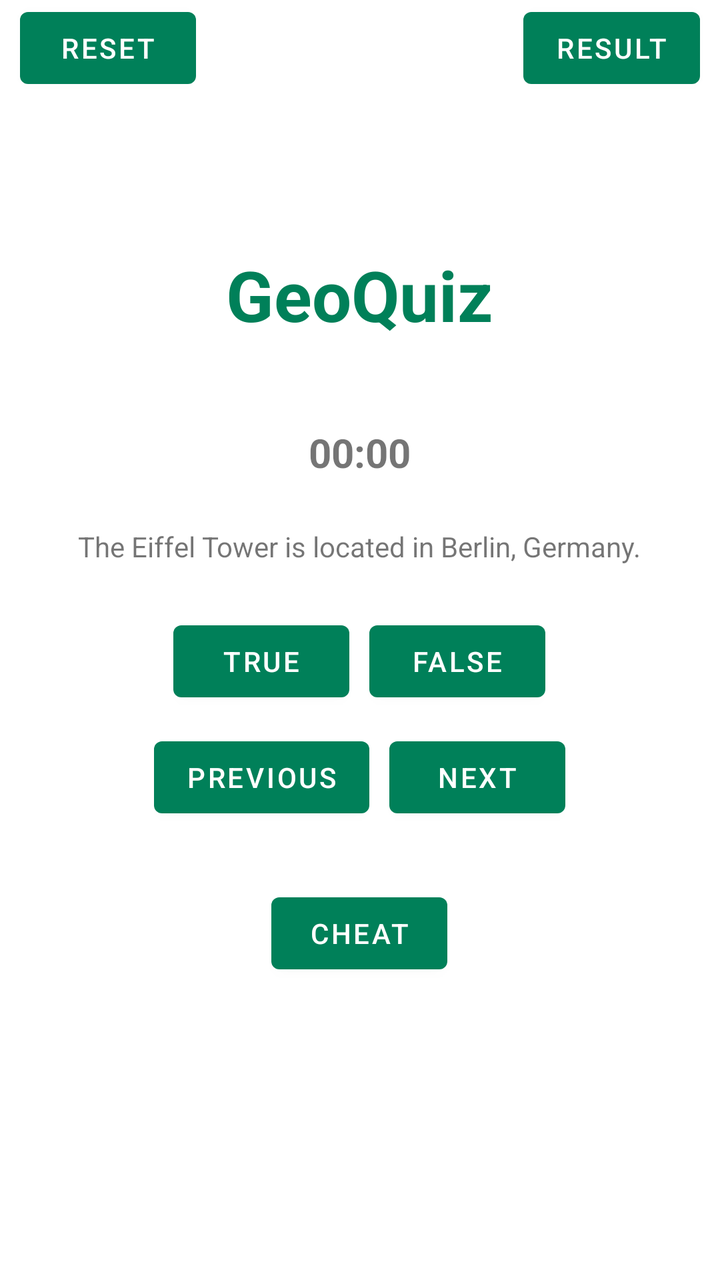
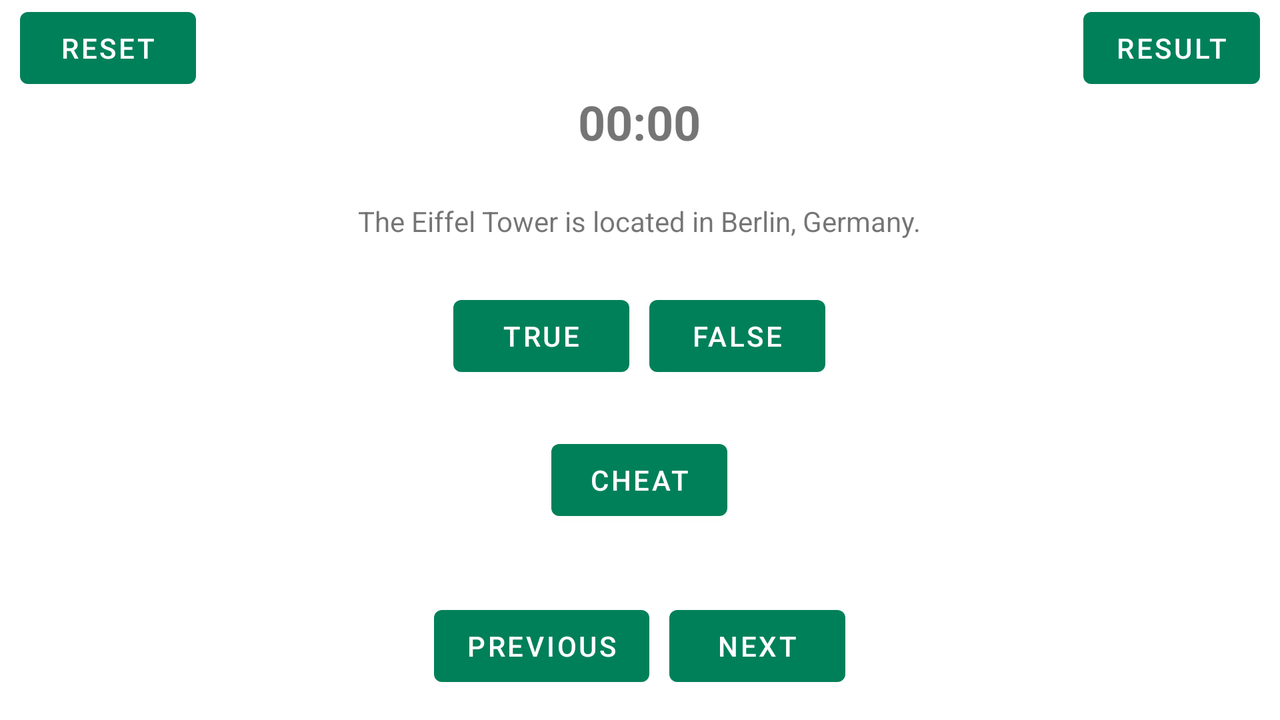

Compare how this app lays out the same screen by default and in its alternative resource folder. The renders come first, then the two layout files and the values they reference.
<!-- AndroidManifest.xml: application theme Theme.GeoQuiz -->
<!-- res/layout/activity_main.xml -->
<?xml version="1.0" encoding="utf-8"?>
<FrameLayout xmlns:android="http://schemas.android.com/apk/res/android"
    xmlns:tools="http://schemas.android.com/tools"
    android:layout_width="match_parent"
    android:layout_height="match_parent">

    
    <Button
        android:id="@+id/reset_button"
        android:layout_width="wrap_content"
        android:layout_height="wrap_content"
        android:layout_gravity="start"
        android:layout_marginStart="10dp"
        android:text="@string/reset_button" />

    
    <LinearLayout
        android:layout_width="wrap_content"
        android:layout_height="wrap_content"
        android:orientation="vertical"
        android:layout_gravity="end">

        <Button
            android:id="@+id/result_button"
            android:layout_width="wrap_content"
            android:layout_height="wrap_content"
            android:layout_gravity="end"
            android:layout_marginEnd="10dp"
            android:text="@string/result_button" />

        <TextView
            android:id="@+id/question_status"
            android:layout_width="wrap_content"
            android:layout_height="wrap_content"
            android:layout_gravity="end"
            android:layout_marginEnd="20dp"
            android:textSize="16sp"/>
    </LinearLayout>

    
    <LinearLayout
        android:layout_width="wrap_content"
        android:layout_height="wrap_content"
        android:layout_gravity="center"
        android:gravity="center"
        android:orientation="vertical">

        <TextView
            android:id="@+id/results_header"
            android:layout_width="wrap_content"
            android:layout_height="wrap_content"
            android:padding="10dp"
            android:text="GeoQuiz"
            android:textSize="35sp"
            android:textStyle="bold"
            android:textColor="@color/dark_pastel_green" />

        
        <TextView
            android:id="@+id/timer_text_view"
            android:layout_width="wrap_content"
            android:layout_height="wrap_content"
            android:gravity="center"
            android:text="00:00"
            android:textSize="20sp"
            android:textStyle="bold"
            android:layout_marginTop="32dp"/>

        
        <TextView
            android:id="@+id/question_text_view"
            android:layout_width="wrap_content"
            android:layout_height="wrap_content"
            android:gravity="center"
            android:padding="24dp"
            tools:text="@string/question_id_01" />

        
        <LinearLayout
            android:layout_width="wrap_content"
            android:layout_height="wrap_content"
            android:orientation="horizontal">

            <Button
                android:id="@+id/true_button"
                android:layout_width="wrap_content"
                android:layout_height="wrap_content"
                android:layout_marginRight="5dp"
                android:text="@string/true_button" />

            <Button
                android:id="@+id/false_button"
                android:layout_width="wrap_content"
                android:layout_height="wrap_content"
                android:layout_marginLeft="5dp"
                android:text="@string/false_button" />
        </LinearLayout>

        
        <LinearLayout
            android:layout_width="wrap_content"
            android:layout_height="wrap_content"
            android:orientation="horizontal">

            <Button
                android:id="@+id/previous_button"
                android:layout_width="wrap_content"
                android:layout_height="wrap_content"
                android:layout_marginTop="10dp"
                android:layout_marginRight="5dp"
                android:drawableLeft="@drawable/arrow_left"
                android:drawablePadding="10dp"
                android:text="@string/previous_button" />

            <Button
                android:id="@+id/next_button"
                android:layout_width="wrap_content"
                android:layout_height="wrap_content"
                android:layout_marginTop="10dp"
                android:layout_marginLeft="5dp"
                android:drawableEnd="@drawable/arrow_right"
                android:drawablePadding="4dp"
                android:text="@string/next_button" />
        </LinearLayout>

        
        <Button
            android:id="@+id/cheat_button"
            android:layout_width="wrap_content"
            android:layout_height="wrap_content"
            android:layout_marginTop="30dp"
            android:text="@string/cheat_button" />

        
        <TextView
            android:id="@+id/cheats_left"
            android:layout_width="wrap_content"
            android:layout_height="wrap_content"
            android:gravity="center"
            android:padding="8dp" />

    </LinearLayout>

</FrameLayout>
<!-- resources referenced by this layout -->
<resources>
  <color name="dark_pastel_green">#008059</color>
  <string name="cheat_button">Cheat</string>
  <string name="false_button">False</string>
  <string name="next_button">Next</string>
  <string name="previous_button">Previous</string>
  <string name="question_id_01">The Eiffel Tower is located in Berlin, Germany.</string> //The Eiffel Tower is located in Paris, France.
  <string name="reset_button">Reset</string>
  <string name="result_button">Result</string>
  <string name="true_button">True</string>
  <style name="Theme.GeoQuiz" parent="Theme.MaterialComponents.DayNight.DarkActionBar">
          
          <item name="colorPrimary">@color/dark_pastel_green</item>
          <item name="colorPrimaryVariant">@color/dark_pastel_green</item>
          <item name="colorOnPrimary">@color/white</item>
          
          <item name="colorSecondary">@color/pastel_green</item>
          <item name="colorSecondaryVariant">@color/pastel_green</item>
          <item name="colorOnSecondary">@color/black</item>
          
          <item name="android:statusBarColor">?attr/colorPrimaryVariant</item>
          
      </style>
  <color name="white">#FFFFFFFF</color>
  <color name="pastel_green">#78FFB1</color>
  <color name="black">#FF000000</color>
</resources>
<!-- res/layout-land/activity_main.xml (the repository's variant of the layout above) -->
<!-- drawn on the phone turned sideways -->
<?xml version="1.0" encoding="utf-8"?>
<FrameLayout xmlns:android="http://schemas.android.com/apk/res/android"
    xmlns:tools="http://schemas.android.com/tools"
    android:layout_width="match_parent"
    android:layout_height="match_parent">

    
    <Button
        android:id="@+id/reset_button"
        android:layout_width="wrap_content"
        android:layout_height="wrap_content"
        android:layout_gravity="start"
        android:layout_marginStart="10dp"
        android:text="@string/reset_button" />

    
    <LinearLayout
        android:layout_width="wrap_content"
        android:layout_height="wrap_content"
        android:orientation="vertical"
        android:layout_gravity="end">

        <Button
            android:id="@+id/result_button"
            android:layout_width="wrap_content"
            android:layout_height="wrap_content"
            android:layout_gravity="end"
            android:layout_marginEnd="10dp"
            android:text="@string/result_button" />

        <TextView
            android:id="@+id/question_status"
            android:layout_width="wrap_content"
            android:layout_height="wrap_content"
            android:layout_gravity="end"
            android:layout_marginEnd="20dp"
            android:textSize="16sp"/>
    </LinearLayout>

    
    <LinearLayout
        android:layout_width="wrap_content"
        android:layout_height="wrap_content"
        android:layout_gravity="center"
        android:gravity="center"
        android:orientation="vertical">

        
        <TextView
            android:id="@+id/timer_text_view"
            android:layout_width="wrap_content"
            android:layout_height="wrap_content"
            android:gravity="center"
            android:text="00:00"
            android:textSize="24sp"
            android:textStyle="bold"
            android:layout_marginTop="32dp"/>

        
        <TextView
            android:id="@+id/question_text_view"
            android:layout_width="wrap_content"
            android:layout_height="wrap_content"
            android:gravity="center"
            android:padding="24dp"
            tools:text="@string/question_id_01" />

        
        <LinearLayout
            android:layout_width="wrap_content"
            android:layout_height="wrap_content"
            android:orientation="horizontal">

            <Button
                android:id="@+id/true_button"
                android:layout_width="wrap_content"
                android:layout_height="wrap_content"
                android:layout_marginRight="5dp"
                android:text="@string/true_button" />

            <Button
                android:id="@+id/false_button"
                android:layout_width="wrap_content"
                android:layout_height="wrap_content"
                android:layout_marginLeft="5dp"
                android:text="@string/false_button" />
        </LinearLayout>

        
        <Button
            android:id="@+id/cheat_button"
            android:layout_width="wrap_content"
            android:layout_height="wrap_content"
            android:layout_marginTop="24dp"
            android:text="@string/cheat_button" />

        
        <TextView
            android:id="@+id/cheats_left"
            android:layout_width="wrap_content"
            android:layout_height="wrap_content"
            android:gravity="center"
            android:padding="8dp" />

        
        <LinearLayout
            android:layout_width="wrap_content"
            android:layout_height="wrap_content"
            android:orientation="horizontal">

            <Button
                android:id="@+id/previous_button"
                android:layout_width="wrap_content"
                android:layout_height="wrap_content"
                android:layout_marginRight="5dp"
                android:drawableLeft="@drawable/arrow_left"
                android:drawablePadding="4dp"
                android:text="@string/previous_button" />

            <Button
                android:id="@+id/next_button"
                android:layout_width="wrap_content"
                android:layout_height="wrap_content"
                android:layout_marginLeft="5dp"
                android:drawableEnd="@drawable/arrow_right"
                android:drawablePadding="4dp"
                android:text="@string/next_button" />
        </LinearLayout>

    </LinearLayout>

</FrameLayout>
<!-- resources referenced by the variant -->
<!-- as the phone turned sideways resolves them -->
<resources>
  <string name="cheat_button">Cheat</string>
  <string name="false_button">False</string>
  <string name="next_button">Next</string>
  <string name="previous_button">Previous</string>
  <string name="question_id_01">The Eiffel Tower is located in Berlin, Germany.</string> //The Eiffel Tower is located in Paris, France.
  <string name="reset_button">Reset</string>
  <string name="result_button">Result</string>
  <string name="true_button">True</string>
  <style name="Theme.GeoQuiz" parent="Theme.MaterialComponents.DayNight.DarkActionBar">
          
          <item name="colorPrimary">@color/dark_pastel_green</item>
          <item name="colorPrimaryVariant">@color/dark_pastel_green</item>
          <item name="colorOnPrimary">@color/white</item>
          
          <item name="colorSecondary">@color/pastel_green</item>
          <item name="colorSecondaryVariant">@color/pastel_green</item>
          <item name="colorOnSecondary">@color/black</item>
          
          <item name="android:statusBarColor">?attr/colorPrimaryVariant</item>
          
      </style>
  <color name="dark_pastel_green">#008059</color>
  <color name="white">#FFFFFFFF</color>
  <color name="pastel_green">#78FFB1</color>
  <color name="black">#FF000000</color>
</resources>
